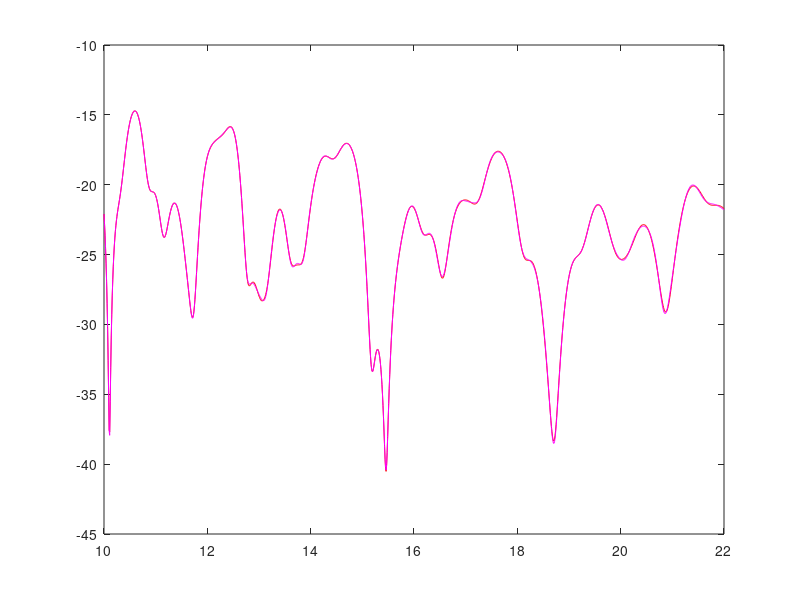

This chart was generated by the following MATLAB code:
clear all;

%--------------------------Constants------------------------------------%
f = 2.4*10^9; % first frequency (2.4 GHZ) 
C = 3*10^8;   % speed of light 
beta = 2*pi*f/C; % wave number
epsilon_air = 1; % air
epsilon_wall = 3; % wall
snells_constant = sqrt(epsilon_wall/epsilon_air);
bz = 2; bz1 = 2; bz2 = 2; bz3 = 2; bz4 = 2; bz5 =2; %boundary z-coordinate
tx = 0; ty = 4; tz = 2; % transmitter [x,y,z] location
rx = 10; ry = 3; rz = 2; % recevier [x,y,z] location
rxv = rx:.01:22; % from p to q
tx_img = 0; tx1_img = 0; tx2_img = 0; tx3_img = 0; tx4_img = 0; 
tz_img = 2; tz1_img = 2; tz2_img = 2; tz3_img = 2; tz4_img = 2;

%---------------------------------LOS ok-------------------------------------%

% to solve for the direct ray 
d = sqrt((rxv-tx).^2+(ry-ty)^2+(rz-tz)^2); % vector distance between receiver and transmitter
Ed = (1./d).*exp(-j*beta*d); % direct ray (line of sight)
Edf = 20*log10(abs(Ed));

%--------------------------First Order Upper------------------------------%
% to solve for first order reflection (upper boundary)
ty_img = 8; 
by = 6; % y-coordinate of the boundary interception point
C = ty_img;

m = (ty_img-ry)./(tx_img-rxv); % gradient 
bxv = (by-C)./m; % vector x-coordinate of the boundary interception point

d1 = sqrt((bxv-tx).^2+(by-ty)^2+(bz-tz)^2);
d2 = sqrt((bxv-rxv).^2+(by-ry)^2+(bz-rz)^2);
angle_inc = acosd((d1.^2+d2.^2-d.^2)./(2*d1.*d2))/2; 
angle_trans = asind(sind(angle_inc)/snells_constant); 
tau = (cosd(angle_inc)-snells_constant*cosd(angle_trans))./(cosd(angle_inc)+snells_constant*cosd(angle_trans));

E1_upper = (1./(d1+d2)).*exp(-j*beta*(d1+d2)).*tau;

%=========================First Order Lower===============================%
ty_img = -4;
by = 0; % y-coordinate of the boundary interception point
C = ty_img; % y-intercept 

m = (ty_img-ry)./(tx_img-rxv); % gradient 
bxv = (by-C)./m; % vector x-coordinate of the boundary interception point

d1 = sqrt((bxv-tx).^2+(by-ty)^2+(bz-tz)^2); % distance between boundary interception point and the transmitter
d2 = sqrt((bxv-rxv).^2+(by-ry)^2+(bz-rz)^2); % distance between boundary interception point and the receiver
angle_inc = acosd((d1.^2+d2.^2-d.^2)./(2*d1.*d2))/2; % vector incident angle
angle_trans = asind(sind(angle_inc)./snells_constant); % tau angle
tau = (cosd(angle_inc)-snells_constant*cosd(angle_trans))./(cosd(angle_inc)+snells_constant*cosd(angle_trans));

E1_lower = ((1./(d1+d2)).*exp(-j*beta*(d1+d2))).*tau;

%=========================Second Order Upper===============================%
% to solve for first order reflection (upper boundary)
ty1_img = 8; 
ty2_img = -8; 
by1 = 6; by2 = 0;% y-coordinate of the boundary interception point
C1 = ty1_img; C2 = ty2_img;% y-intercept 

m2 = (ty2_img-ry)./(tx2_img-rxv); % gradient 
bxv2 = (by2-C2)./m2; % vector x-coordinate of the boundary interception point
m1 = (ty1_img-by2)./(tx1_img-bxv2); % gradient 
bxv1 = (by1-C1)./m1; % vector x-coordinate of the boundary interception point

d1 = sqrt((bxv1-tx).^2+(by1-ty)^2+(bz1-tz)^2); 
d2 = sqrt((bxv1-bxv2).^2+(by1-by2)^2+(bz1-bz2)^2); 
d3 = sqrt((bxv2-rxv).^2+(by2-ry)^2+(bz2-rz)^2); 
dA = sqrt((bxv2-tx).^2+(by2-ty)^2+(bz2-tz)^2);
dB = sqrt((bxv1-rxv).^2+(by1-ry)^2+(bz1-rz)^2);

angle_inc1 = (acosd((d1.^2+d2.^2-dA.^2)./(2*d1.*d2)))/2; % vector incident angle
angle_trans1 = asind(sind(angle_inc1)./snells_constant); % tau angle
tau1 = (cosd(angle_inc1)-snells_constant*cosd(angle_trans1))./(cosd(angle_inc1)+snells_constant*cosd(angle_trans1));

angle_inc2 = (acosd((d2.^2+d3.^2-dB.^2)./(2*d2.*d3)))/2; % vector incident angle
angle_trans2 = asind(sind(angle_inc2)./snells_constant); % tau angle
tau2 = (cosd(angle_inc2)-snells_constant*cosd(angle_trans2))./(cosd(angle_inc2)+snells_constant*cosd(angle_trans2));


E2_upper = (1./(d1+d2+d3)).*exp(-j*beta*(d1+d2+d3)).*tau1.*tau2;


%=========================Second Order Lower===============================%
ty1_img = -4; 
ty2_img = 16; 
by1 = 0; by2 = 6;% y-coordinate of the boundary interception point
C1 = ty1_img; C2 = ty2_img;% y-intercept 

m2 = (ty2_img-ry)./(tx2_img-rxv); % gradient 
bxv2 = (by2-C2)./m2; % vector x-coordinate of the boundary interception point
m1 = (ty1_img-by2)./(tx1_img-bxv2); % gradient 
bxv1 = (by1-C1)./m1; % vector x-coordinate of the boundary interception point

d1 = sqrt((bxv1-tx).^2+(by1-ty)^2+(bz1-tz)^2); % distance between boundary interception point and the transmitter
d2 = sqrt((bxv1-bxv2).^2+(by1-by2)^2+(bz1-bz2)^2); % distance between boundary interception point and the receiver
d3 = sqrt((bxv2-rxv).^2+(by2-ry)^2+(bz2-rz)^2); % distance between boundary interception point and the receiver
dA = sqrt((bxv2-tx).^2+(by2-ty)^2+(bz2-tz)^2);
dB = sqrt((bxv1-rxv).^2+(by1-ry)^2+(bz1-rz)^2);

angle_inc1 = (acosd((d1.^2+d2.^2-dA.^2)./(2*(d1.*d2))))/2; % vector incident angle
angle_trans1 = asind(sind(angle_inc1)./snells_constant); % tau angle
tau1 = (cosd(angle_inc1)-snells_constant*cosd(angle_trans1))./(cosd(angle_inc1)+snells_constant*cosd(angle_trans1));

angle_inc2 = (acosd((d2.^2+d3.^2-dB.^2)./(2*(d2.*d3))))/2; % vector incident angle
angle_trans2 = asind(sind(angle_inc2)./snells_constant); % tau angle
tau2 = (cosd(angle_inc2)-snells_constant*cosd(angle_trans2))./(cosd(angle_inc2)+snells_constant*cosd(angle_trans2));


E2_lower = (1./(d1+d2+d3)).*exp(-j*beta*(d1+d2+d3)).*tau1.*tau2;

%=========================Third Order Upper===============================%
ty1_img = 8; 
ty2_img = -8; 
ty3_img = 20; 
C1 = ty1_img; C2 = ty2_img; C3 = ty3_img;% y-intercept 
by1 = 6; by2 = 0; by3 = 6;% y-coordinate of the boundary interception point

m3 = (ty3_img-ry)./(tx3_img-rxv); % gradient 
bxv3 = (by3-C3)./m3; % vector x-coordinate of the boundary interception point
m2 = (ty2_img-by3)./(tx2_img-bxv3); % gradient 
bxv2 = (by2-C2)./m2; % vector x-coordinate of the boundary interception point
m1 = (ty1_img-by2)./(tx1_img-bxv2); % gradient 
bxv1 = (by1-C1)./m1; % vector x-coordinate of the boundary interception point

d1 = sqrt((bxv1-tx).^2+(by1-ty)^2+(bz1-tz)^2); % distance between boundary interception point and the transmitter
d2 = sqrt((bxv1-bxv2).^2+(by1-by2)^2+(bz1-bz2)^2); % distance between boundary interception point and the receiver
d3 = sqrt((bxv2-bxv3).^2+(by2-by3)^2+(bz2-bz3)^2); % distance between boundary interception point and the receiver
d4 = sqrt((bxv3-rxv).^2+(by3-ry)^2+(bz3-rz)^2);
dA = sqrt((bxv2-tx).^2+(by2-ty)^2+(bz2-tz)^2);
dB = sqrt((bxv3-bxv1).^2+(by3-by1)^2+(bz3-bz1)^2);
dC = sqrt((bxv2-rxv).^2+(by2-ry)^2+(bz2-rz)^2);

angle_inc1 = (acosd((d1.^2+d2.^2-dA.^2)./(2*d1.*d2)))/2; % vector incident angle
angle_trans1 = asind(sind(angle_inc1)./snells_constant); % tau angle
tau1 = (cosd(angle_inc1)-snells_constant*cosd(angle_trans1))./(cosd(angle_inc1)+snells_constant*cosd(angle_trans1));

angle_inc2 = (acosd((d2.^2+d3.^2-dB.^2)./(2*(d2.*d3))))/2; % vector incident angle
angle_trans2 = asind(sind(angle_inc2)./snells_constant); % tau angle
tau2 = (cosd(angle_inc2)-snells_constant*cosd(angle_trans2))./(cosd(angle_inc2)+snells_constant*cosd(angle_trans2));

angle_inc3 = (acosd((d3.^2+d4.^2-dC.^2)./(2*(d3.*d4))))/2; % angle between the line d1 and d2
angle_trans3 = asind(sind(angle_inc3)./snells_constant); % tau angle
tau3 = (cosd(angle_inc3)-snells_constant*cosd(angle_trans3))./(cosd(angle_inc3)+snells_constant*cosd(angle_trans3));

E3_upper = (1./(d1+d2+d3+d4)).*exp(-j*beta*(d1+d2+d3+d4)).*tau1.*tau2.*tau3;

%=========================Third Order Lower===============================%
ty1_img = -4; 
ty2_img = 16; 
ty3_img = -16; 
C1 = ty1_img; C2 = ty2_img; C3 = ty3_img;% y-intercept 
by1 = 0; by2 = 6; by3 = 0;% y-coordinate of the boundary interception point

m3 = (ty3_img-ry)./(tx3_img-rxv); % gradient 
bxv3 = (by3-C3)./m3; % vector x-coordinate of the boundary interception point
m2 = (ty2_img-by3)./(tx2_img-bxv3); % gradient 
bxv2 = (by2-C2)./m2; % vector x-coordinate of the boundary interception point
m1 = (ty1_img-by2)./(tx1_img-bxv2); % gradient 
bxv1 = (by1-C1)./m1; % vector x-coordinate of the boundary interception point

d1 = sqrt((bxv1-tx).^2+(by1-ty)^2+(bz1-tz)^2); % distance between boundary interception point and the transmitter
d2 = sqrt((bxv1-bxv2).^2+(by1-by2)^2+(bz1-bz2)^2); % distance between boundary interception point and the receiver
d3 = sqrt((bxv2-bxv3).^2+(by2-by3)^2+(bz2-bz3)^2); % distance between boundary interception point and the receiver
d4 = sqrt((bxv3-rxv).^2+(by3-ry)^2+(bz3-rz)^2);
dA = sqrt((bxv2-tx).^2+(by2-ty)^2+(bz2-tz)^2);
dB = sqrt((bxv3-bxv1).^2+(by3-by1)^2+(bz3-bz1)^2);
dC = sqrt((bxv2-rxv).^2+(by2-ry)^2+(bz2-rz)^2);

angle_inc1 = (acosd((d1.^2+d2.^2-dA.^2)./(2*(d1.*d2))))/2; % angle between the line d1 and d2
angle_trans1 = asind(sind(angle_inc1)./snells_constant); % tau angle
tau1 = (cosd(angle_inc1)-snells_constant*cosd(angle_trans1))./(cosd(angle_inc1)+snells_constant*cosd(angle_trans1));

angle_inc2 = (acosd((d2.^2+d3.^2-dB.^2)./(2*(d2.*d3))))/2; % angle between the line d1 and d2
angle_trans2 = asind(sind(angle_inc2)./snells_constant); % tau angle
tau2 = (cosd(angle_inc2)-snells_constant*cosd(angle_trans2))./(cosd(angle_inc2)+snells_constant*cosd(angle_trans2));

angle_inc3 = (acosd((d3.^2+d4.^2-dC.^2)./(2*(d3.*d4))))/2; % angle between the line d1 and d2
angle_trans3 = asind(sind(angle_inc3)./snells_constant); % tau angle
tau3 = (cosd(angle_inc3)-snells_constant*cosd(angle_trans3))./(cosd(angle_inc3)+snells_constant*cosd(angle_trans3));

E3_lower = (1./(d1+d2+d3+d4)).*exp(-j*beta*(d1+d2+d3+d4)).*tau1.*tau2.*tau3;

%=========================Fourth Order Upper===============================%
ty1_img = 8; 
ty2_img = -8; 
ty3_img = 20; 
ty4_img = -20;
C1 = ty1_img; C2 = ty2_img; C3 = ty3_img; C4 = ty4_img;% y-intercept 
by1 = 6; by2 = 0; by3 = 6; by4 = 0;% y-coordinate of the boundary interception point

m4 = (ty4_img - ry)./(tx4_img - rxv); % gradient 
bxv4 = (by4-C4)./m4; % vector x-coordinate of the boundary interception point
m3 = (ty3_img - by4)./(tx3_img - bxv4); % gradient 
bxv3 = (by3-C3)./m3; % vector x-coordinate of the boundary interception point
m2 = (ty2_img-by3)./(tx2_img-bxv3); % gradient 
bxv2 = (by2-C2)./m2; % vector x-coordinate of the boundary interception point
m1 = (ty1_img-by2)./(tx1_img-bxv2); % gradient 
bxv1 = (by1-C1)./m1; % vector x-coordinate of the boundary interception point

d1 = sqrt((bxv1-tx).^2+(by1-ty)^2+(bz1-tz)^2); % distance between boundary interception point and the transmitter
d2 = sqrt((bxv1-bxv2).^2+(by1-by2)^2+(bz1-bz2)^2); % distance between boundary interception point and the receiver
d3 = sqrt((bxv2-bxv3).^2+(by2-by3)^2+(bz2-bz3)^2); % distance between boundary interception point and the receiver
d4 = sqrt((bxv3-bxv4).^2+(by3-by4)^2+(bz3-bz4)^2);
d5 = sqrt((bxv4-rxv).^2+(by4-ry)^2+(bz4-rz)^2);
dA = sqrt((bxv2-tx).^2+(by2-ty)^2+(bz2-tz)^2);
dB = sqrt((bxv3-bxv1).^2+(by3-by1)^2+(bz3-bz1)^2);
dC = sqrt((bxv2-bxv4).^2+(by2-by4)^2+(bz2-bz4)^2);
dD = sqrt((bxv3-rxv).^2+(by3-ry)^2+(bz3-rz)^2);

angle_inc1 = (acosd((d1.^2+d2.^2-dA.^2)./(2*(d1.*d2))))/2; % angle between the line d1 and d2
angle_trans1 = asind(sind(angle_inc1)./snells_constant); % tau angle
tau1 = (cosd(angle_inc1)-snells_constant*cosd(angle_trans1))./(cosd(angle_inc1)+snells_constant*cosd(angle_trans1));

angle_inc2 = (acosd((d2.^2+d3.^2-dB.^2)./(2*(d2.*d3))))/2; % angle between the line d1 and d2
angle_trans2 = asind(sind(angle_inc2)./snells_constant); % tau angle
tau2 = (cosd(angle_inc2)-snells_constant*cosd(angle_trans2))./(cosd(angle_inc2)+snells_constant*cosd(angle_trans2));

angle_inc3 = (acosd((d3.^2+d4.^2-dC.^2)./(2*(d3.*d4))))/2; % angle between the line d1 and d2
angle_trans3 = asind(sind(angle_inc3)./snells_constant); % tau angle
tau3 = (cosd(angle_inc3)-snells_constant*cosd(angle_trans3))./(cosd(angle_inc3)+snells_constant*cosd(angle_trans3));

angle_inc4 = (acosd((d4.^2+d5.^2-dD.^2)./(2*(d4.*d5))))/2; % angle between the line d1 and d2
angle_trans4 = asind(sind(angle_inc4)./snells_constant); % tau angle
tau4 = (cosd(angle_inc4)-snells_constant*cosd(angle_trans4))./(cosd(angle_inc4)+snells_constant*cosd(angle_trans4));

E4_upper = (1./(d1+d2+d3+d4+d5)).*exp(-j*beta*(d1+d2+d3+d4+d5)).*tau1.*tau2.*tau3.*tau4;

%=========================Fourth Order Lower===============================%
ty1_img = -4; 
ty2_img = 16; 
ty3_img = -16; 
ty4_img = 28;
C1 = ty1_img; C2 = ty2_img; C3 = ty3_img; C4 = ty4_img;% y-intercept 
by1 = 0; by2 = 6; by3 = 0; by4 = 6;% y-coordinate of the boundary interception point

m4 = (ty4_img - ry)./(tx4_img - rxv); % gradient 
bxv4 = (by4-C4)./m4; % vector x-coordinate of the boundary interception point
m3 = (ty3_img - by4)./(tx3_img - bxv4); % gradient 
bxv3 = (by3-C3)./m3; % vector x-coordinate of the boundary interception point
m2 = (ty2_img-by3)./(tx2_img-bxv3); % gradient 
bxv2 = (by2-C2)./m2; % vector x-coordinate of the boundary interception point
m1 = (ty1_img-by2)./(tx1_img-bxv2); % gradient 
bxv1 = (by1-C1)./m1; % vector x-coordinate of the boundary interception point

d1 = sqrt((bxv1-tx).^2+(by1-ty)^2+(bz1-tz)^2); % distance between boundary interception point and the transmitter
d2 = sqrt((bxv1-bxv2).^2+(by1-by2)^2+(bz1-bz2)^2); % distance between boundary interception point and the receiver
d3 = sqrt((bxv2-bxv3).^2+(by2-by3)^2+(bz2-bz3)^2); % distance between boundary interception point and the receiver
d4 = sqrt((bxv3-bxv4).^2+(by3-by4)^2+(bz3-bz4)^2);
d5 = sqrt((bxv4-rxv).^2+(by4-ry)^2+(bz4-rz)^2);
dA = sqrt((bxv2-tx).^2+(by2-ty)^2+(bz2-tz)^2);
dB = sqrt((bxv3-bxv1).^2+(by3-by1)^2+(bz3-bz1)^2);
dC = sqrt((bxv2-bxv4).^2+(by2-by4)^2+(bz2-bz4)^2);
dD = sqrt((bxv3-rxv).^2+(by3-ry)^2+(bz3-rz)^2);

angle_inc1 = (acosd((d1.^2+d2.^2-dA.^2)./(2*(d1.*d2))))/2; % angle between the line d1 and d2
angle_trans1 = asind(sind(angle_inc1)./snells_constant); % tau angle
tau1 = (cosd(angle_inc1)-snells_constant*cosd(angle_trans1))./(cosd(angle_inc1)+snells_constant*cosd(angle_trans1));

angle_inc2 = (acosd((d2.^2+d3.^2-dB.^2)./(2*(d2.*d3))))/2; % angle between the line d1 and d2
angle_trans2 = asind(sind(angle_inc2)./snells_constant); % tau angle
tau2 = (cosd(angle_inc2)-snells_constant*cosd(angle_trans2))./(cosd(angle_inc2)+snells_constant*cosd(angle_trans2));

angle_inc3 = (acosd((d3.^2+d4.^2-dC.^2)./(2*(d3.*d4))))/2; % angle between the line d1 and d2
angle_trans3 = asind(sind(angle_inc3)./snells_constant); % tau angle
tau3 = (cosd(angle_inc3)-snells_constant*cosd(angle_trans3))./(cosd(angle_inc3)+snells_constant*cosd(angle_trans3));

angle_inc4 = (acosd((d4.^2+d5.^2-dD.^2)./(2*(d4.*d5))))/2; % angle between the line d1 and d2
angle_trans4 = asind(sind(angle_inc4)./snells_constant); % tau angle
tau4 = (cosd(angle_inc4)-snells_constant*cosd(angle_trans4))./(cosd(angle_inc4)+snells_constant*cosd(angle_trans4));

E4_lower = (1./(d1+d2+d3+d4+d5)).*exp(-j*beta*(d1+d2+d3+d4+d5)).*tau1.*tau2.*tau3.*tau4;





%plot(rxv,Etest0)
%hold on
%Etest = 20*log10(abs(E3_lower));
%Etest0 = 20*log10(abs(Ed));
%plot(rxv,Etest0)
%hold on
%Etest1 = 20*log10(abs(Ed + E1_upper+E1_lower));
%plot(rxv,Etest1)
%hold on
%Etest2 = 20*log10(abs(Ed+E1_upper+E1_lower+E2_upper+E2_lower));
%plot(rxv,Etest2)
%hold on
Etest3 = 20*log10(abs(Ed+E1_upper+E1_lower+E2_upper+E2_lower+E3_upper+E3_lower));
plot(rxv,Etest3,'r')
hold on
Etest4 = 20*log10(abs(Ed+E1_upper+E1_lower+E2_upper+E2_lower+E3_upper+E3_lower+E4_lower+E4_upper));
plot(rxv,Etest4,'m')
hold off



%xlabel('Line Segment "pq"/m'), ylabel('E-field/dB'), title("LOS");
%legend("LOS");
